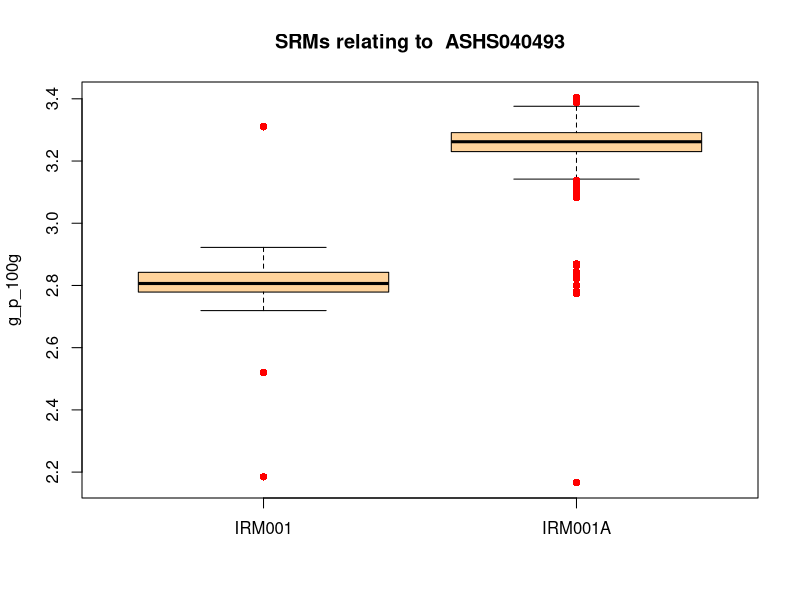
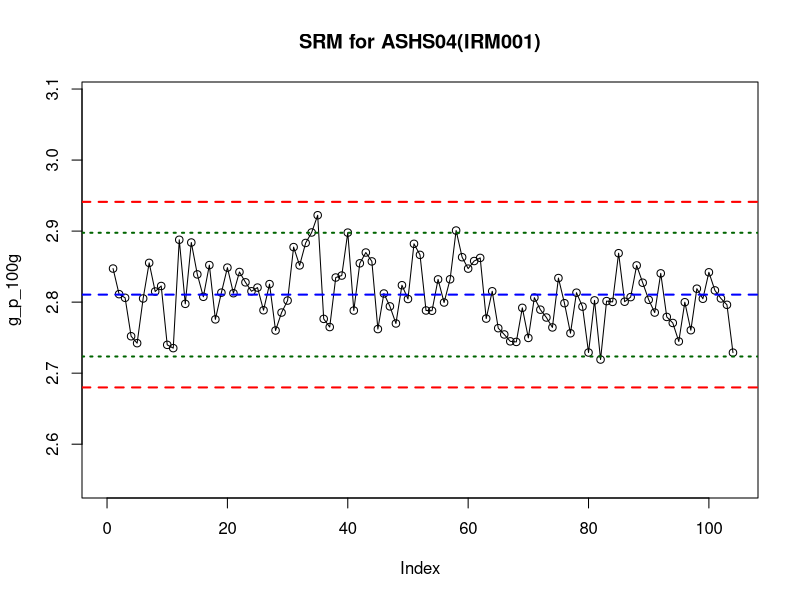
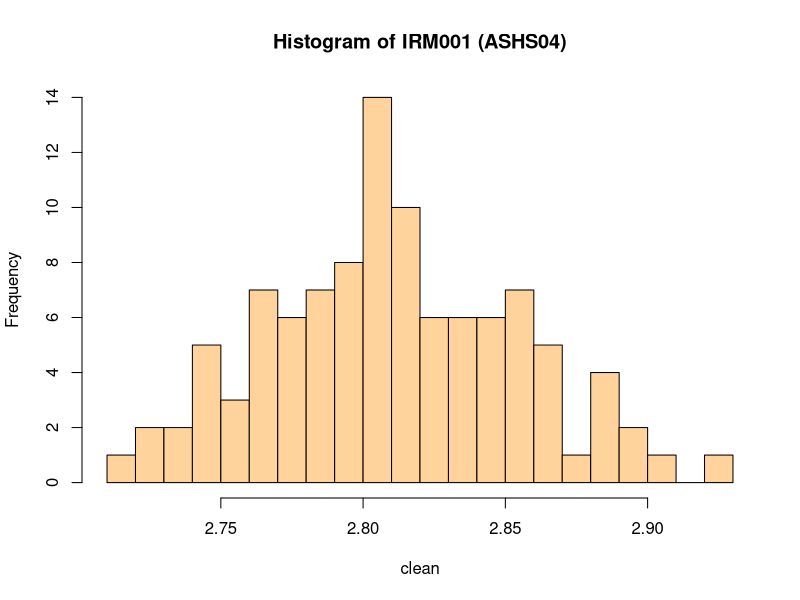
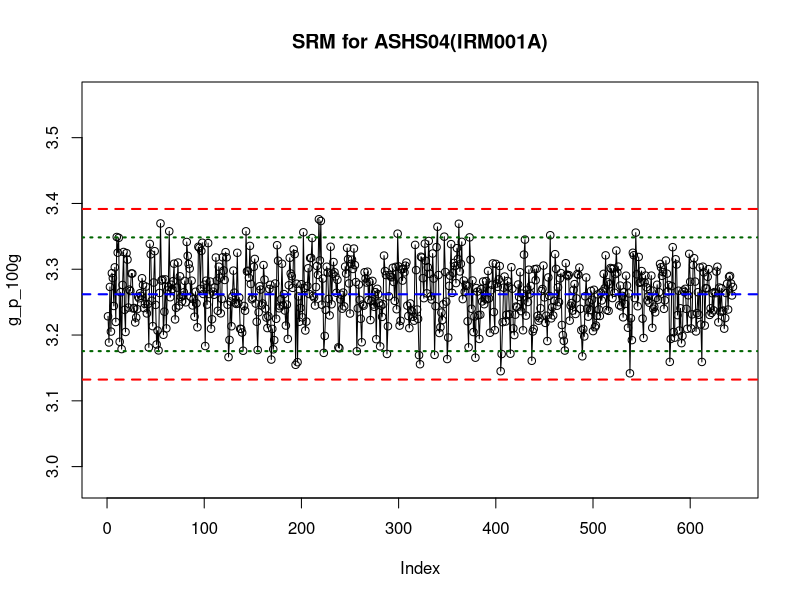
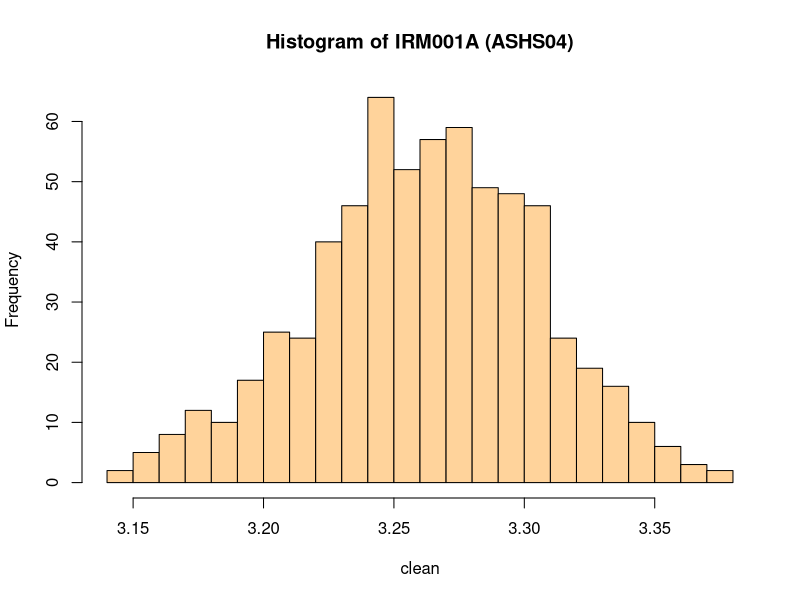

Here is the R script that generated these plots, in order:
# Libraries ----------------------------------------------------------------------------------
library(psych)

# Read data ----------------------------------------------------------------------------------
data.in4 <- read.csv("srmdata.csv", as.is=TRUE, header=TRUE)
analyte <- data.in4$ANALYSIS[1]
units <- tolower(data.in4$UNIT[1])
Method.code <- analyte

if(nrow(data.in4) >0) { 
        
        data.in4 <- data.in4[order(data.in4$SAMPLE_NUMBER),]
        
        data.in.srm <- strsplit(data.in4$TEXT_ID, split="-")
        
        dis <- sapply(data.in.srm,function(x) x[2])
        dis <- as.data.frame(dis)
        data.in4 <- cbind(data.in4, dis)
        
        data.in2 <- split(data.in4[,9],data.in4[,19])
        
        # Boxplot of SRMs in play --------------------------------------------------------
        boxplot(data.in2,
                col = "burlywood1",
                outpch = 16,
                outcol = "red",
                main = paste("SRMs relating to ", Method.code),
                ylab = units)
        
        # Individual SRM charting --------------------------------------------------------
        aa <- length(data.in2)
        
        for (i in 1:aa) {        
                srm.in <- i
                Method.code <- substr(data.in4$ANALYSIS[1],1,6)
                Method.units <- data.in4$UNITS[1]
                
                # FUNCTION - Outliers ---------------------------------------------------
                remove.outliers <- function(x, na.rm = TRUE, ...) {
                        qnt <- quantile(x, probs=c(.25, .75), na.rm = na.rm, ...)
                        H <- 1.5 * IQR(x, na.rm = na.rm)
                        y <- x
                        y[x < (qnt[1] - H)] <- NA
                        y[x > (qnt[2] + H)] <- NA
                        y
                }
                
                # Selct individual SRM data ---------------------------------------------
                data.in3 <- data.in2[srm.in]
                srm.name <- names(data.in3)[1]
                
                names(data.in3) <- c("A")
                
                trimmed <- remove.outliers(data.in3$A)
                clean <- na.omit(trimmed)
                
                # Create control lines --------------------------------------------------
                xx <- describe(clean)
                
                UCL <- xx$mean + 3*xx$sd
                UWL <- xx$mean + 2*xx$sd
                Centre <- xx$mean 
                LWL <- xx$mean - 2*xx$sd
                LCL <- xx$mean - 3*xx$sd
                MU <- 2*xx$sd
                
                CC <- c(UCL, UWL, Centre, LWL, LCL ,MU)
                Labels <- c("UCL", "UWL", "Centre", "LWL", "LCL", "MU +/-")
                Clines <- cbind(Labels, round(CC,3))
                Clines <- as.data.frame(Clines)
                
                # Plot Control Chart ----------------------------------------------------
                if(length(clean)<2){ 
                        plot(clean, type="o",
                             ylab = units,
                             main = paste("SRM for ", Method.code, "(", srm.name, ")", sep=""))
                } else { 
                        plot(clean, type="o", 
                             ylim = c(LCL*0.95,UCL*1.05), 
                             xlim = c(0, length(clean)),
                             ylab = units,
                             main = paste("SRM for ", Method.code, "(", srm.name, ")", sep=""))
                }
                abline(h=Centre, col = "blue", lty=2, lwd=2)
                abline(h=UCL, col = "red", lty=2, lwd=2)
                abline(h=UWL, col = "darkgreen", lty=3, lwd=2)
                abline(h=LWL, col = "darkgreen", lty=3, lwd=2)
                abline(h=LCL, col = "red", lty=2, lwd=2)
                
                # Plot histogram of the SRM data -----------------------------------------
                hist(clean, 
                     breaks=20,
                     main = paste("Histogram of ",srm.name, " (", Method.code, ")", sep=""),
                     col = "burlywood1")
                
                
                describe(clean)
                
                # Print Control line data -----------------------------------------------
                print(srm.name)
                print(Clines)
                
        }
}
